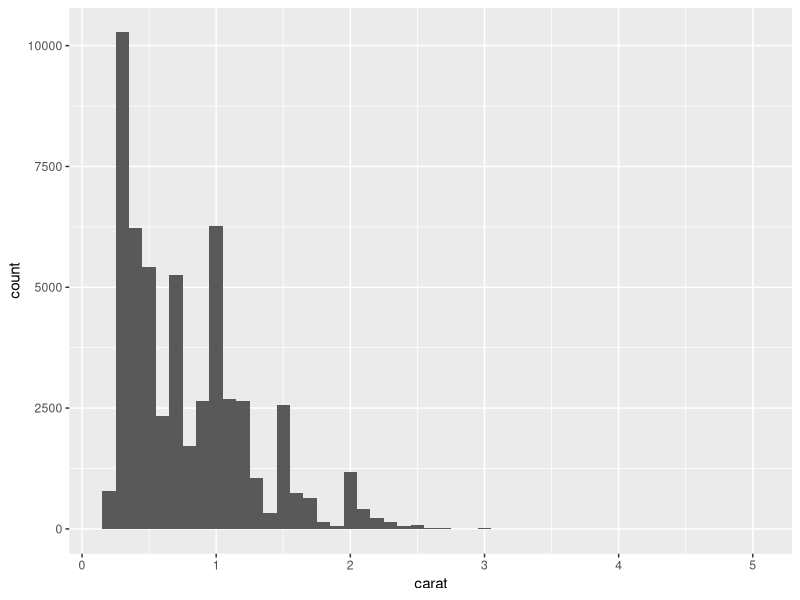
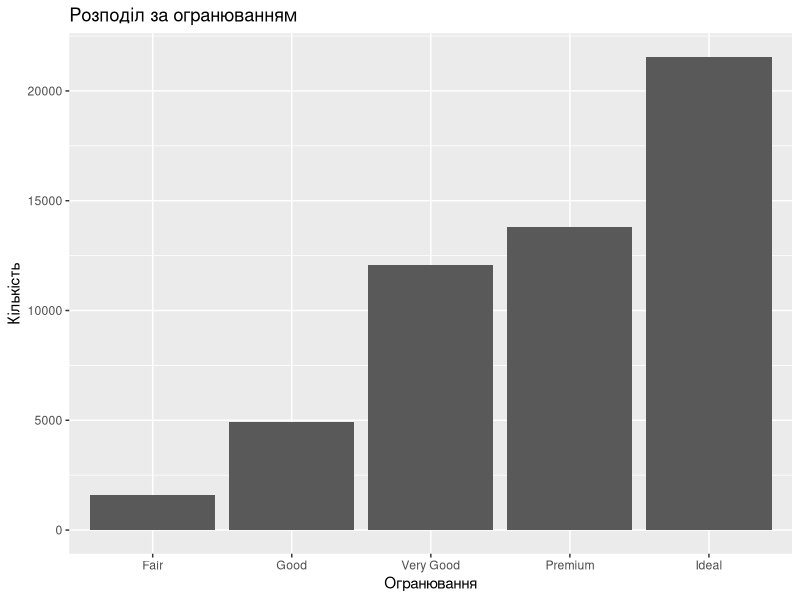
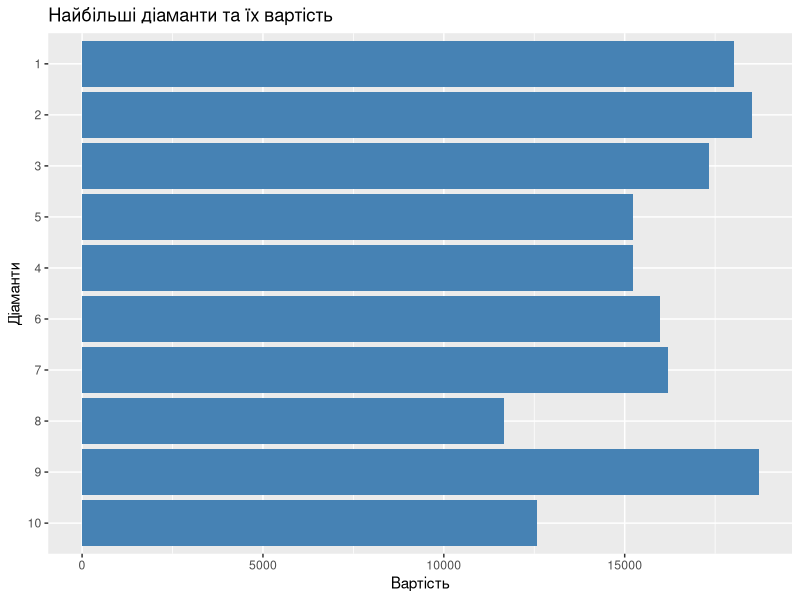

Write the R code that produced these figures, in order.
## ---- chunk 1
knitr::opts_chunk$set(echo = TRUE)
library(ggplot2)  # Додаємо бібліотеку ggplot2
## ---- chunk 2
ggplot(diamonds, aes(carat)) + geom_histogram(binwidth = 0.1)
## ---- chunk 3
ggplot(diamonds, aes(cut)) + 
  geom_bar() +
  labs(title = "Розподіл за огранюванням", x = "Огранювання", y = "Кількість")
## ---- chunk 4
top_diamonds <- diamonds[order(-diamonds$carat), ][1:10, ]
ggplot(top_diamonds, aes(x = reorder(rownames(top_diamonds), carat), y = price)) + 
  geom_col(fill = "steelblue") + 
  coord_flip() +
  labs(title = "Найбільші діаманти та їх вартість", x = "Діаманти", y = "Вартість")
